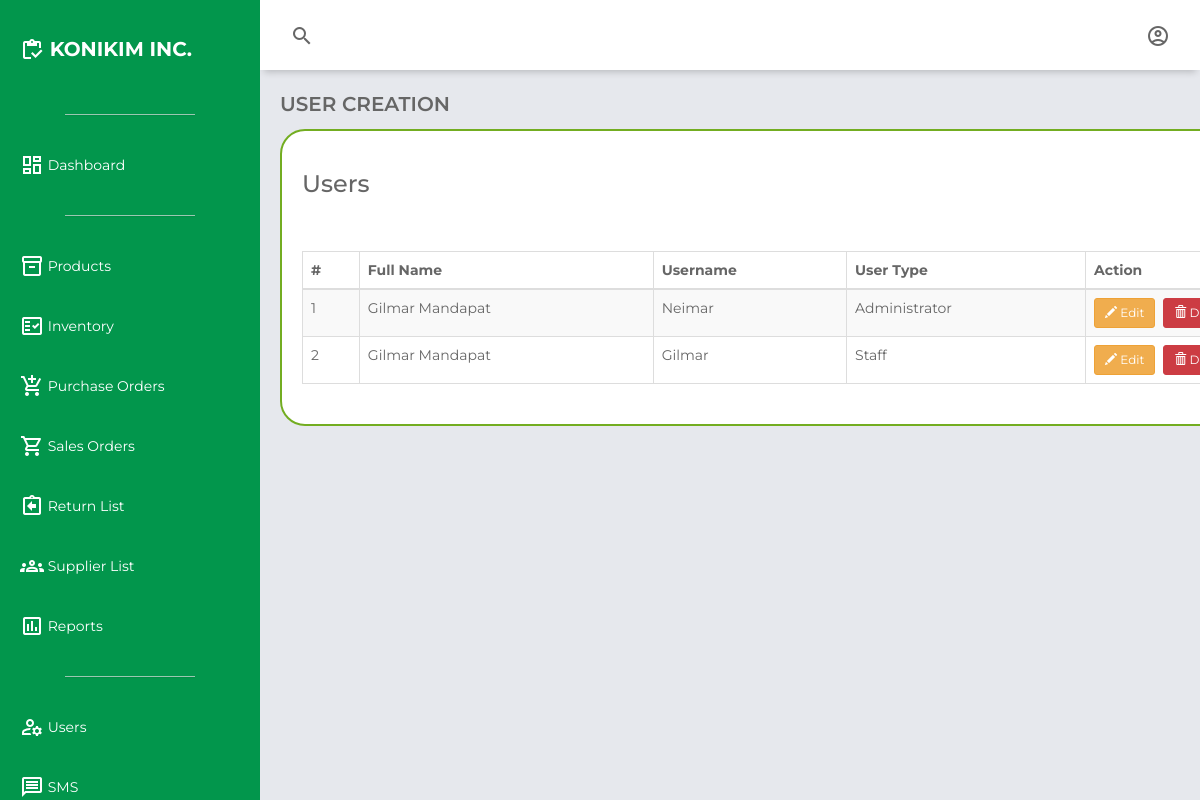
The page /user.php (signed in) on the database its author committed.
### tables this page shows
CREATE TABLE `users` (
  `id` int(11) NOT NULL,
  `firstname` varchar(100) NOT NULL,
  `lastname` varchar(100) NOT NULL,
  `username` varchar(50) NOT NULL,
  `password` varchar(255) NOT NULL,
  `user_type` enum('Administrator','Staff') NOT NULL,
  `created_at` timestamp NOT NULL DEFAULT current_timestamp()
);

### user.php (the view, shortened to what this page needs)
<!DOCTYPE html>
<html lang="en">
<head>
    <link rel="stylesheet" href="https://unpkg.com/boxicons@2.0.7/css/boxicons.min.css">
    <link href="https://maxcdn.bootstrapcdn.com/bootstrap/3.3.0/css/bootstrap.min.css" rel="stylesheet">
    <link href="https://cdn.datatables.net/1.10.25/css/dataTables.bootstrap.min.css" rel="stylesheet">
    <link rel="stylesheet" href="css\dashboard.css">
</head>
<body>
    <div class="grid-container">
        <header class="header">
            <div class="header-left">
                <span class="material-icons-outlined">search</span>
            </div>
            <div class="header-right">
                <span class="material-icons-outlined" id="userIcon">account_circle</span>
            </div>
        </header>
        <aside id="sidebar">
            <div class="sidebar-title">
                <div class="sidebar-brand">
                    <span class="material-icons-outlined">inventory</span> KONIKIM INC.
                </div>
            </div>
            <ul class="sidebar-list">
                <hr class="sidebar-divider hr-sidebar-divider">
                <li class="sidebar-list-item">
                    <a href="dashboard.php" target="_self">
                        <span class="material-icons-outlined">dashboard</span> Dashboard
                    </a>
                </li>
                <hr class="sidebar-divider hr-sidebar-divider">
                <li class="sidebar-list-item">
                    <a href="products.php" target="_self">
                        <span class="material-icons-outlined">inventory_2</span> Products
                    </a>
                </li>
                <li class="sidebar-list-item">
                    <a href="inventory.php" target="_self">
                        <span class="material-icons-outlined">fact_check</span> Inventory
                    </a>
                </li>
                <li class="sidebar-list-item">
                    <a href="purchase_orders.php" target="_self">
                        <span class="material-icons-outlined">add_shopping_cart</span> Purchase Orders
                    </a>
                </li>
                <li class="sidebar-list-item">
                    <a href="sales_orders.php" target="_self">
                        <span class="material-icons-outlined">shopping_cart</span> Sales Orders
                    </a>
                </li>
                <li class="sidebar-list-item">
                    <a href="return_list.php" target="_self">
                        <span class="material-icons-outlined">assignment_return</span> Return List
                    </a>
                </li>
                <li class="sidebar-list-item">
                    <a href="supplier.php" target="_self">
                        <span class="material-icons-outlined">groups</span> Supplier List
                    </a>
                </li>
                <li class="sidebar-list-item">
                    <a href="reports.php" target="_self">
                        <span class="material-icons-outlined">poll</span> Reports
                    </a>
                </li>
                <?php if ($_SESSION['user_type'] == 'Administrator') : ?>
                    <hr class="sidebar-divider hr-sidebar-divider">
                    <li class="sidebar-list-item">
                        <a href="user.php" target="_self">
                            <span class="material-icons-outlined">manage_accounts</span> Users
                        </a>
                    </li>
                    <li class="sidebar-list-item">
                        <a href="sms.php" target="_self">
                            <span class="material-icons-outlined">message</span> SMS
                        </a>
                    </li>
                <?php endif; ?>
            </ul>
        </aside>
        <main class="main-container">
            <div class="main-title">
                <p class="font-weight-bold">USER CREATION</p>
            </div>
            <div class="container" style="font-family: 'Montserrat', sans-serif !important;">
                <div class="row">
                    <div class="col-md-12">
                        <h3>Users</h3>
                    </div>
                </div>
                <div class="row">
                    <div class="col-md-12">
                        <div class="table-responsive">
                            <table class="table table-bordered table-striped">
                                <thead>
                                    <tr>
                                        <th>#</th>
                                        <th>Full Name</th>
                                        <th>Username</th>
                                        <th>User Type</th>
                                        <th>Action</th>
                                    </tr>
                                </thead>
                                <tbody>
                                    <?php
                                    require_once 'db_config.php';
                                    $sql = mysqli_query($conn, "SELECT id, firstname, lastname, username, user_type FROM users");
                                    $count = 1;
                                    while ($row = mysqli_fetch_array($sql)) {
                                    ?>
                                        <tr>
                                            <td><?php echo $count ?></td>
                                            <td><?php echo $row['firstname'] . " " . $row['lastname']; ?></td>
                                            <td><?php echo $row['username']; ?></td>
                                            <td><?php echo $row['user_type']; ?></td>
                                            <td>
                                                <div style="display: flex; align-items: center;">
                                                    <a href="user_edit.php?editid=<?php echo htmlentities($row['id']); ?>" style="margin-right: 8px; position: relative;" class="btn btn-warning btn-sm">
                                                        <span class="glyphicon glyphicon-pencil"></span> Edit
                                                    </a>
                                                    <a href="user.php?delid=<?php echo htmlentities($row['id']); ?>" onClick="return confirm('Do you really want to remove this record?')" class="btn btn-danger btn-sm" style="background-color: #cc3c43; border-color: #cc3c43;">
                                                        <span class="glyphicon glyphicon-trash"></span> Delete
                                                    </a>
                                                </div>
                                            </td>
                                        </tr>
                                    <?php
                                        $count++;
                                    }
                                    ?>
                                </tbody>
                            </table>
                        </div>
                    </div>
                </div>
            </div>
        </main>
    </div>
</body>
</html>

### css/dashboard.css (style rules this page uses)
body { margin: 0; padding: 0; box-sizing: border-box; background-color: #e6e8ed; color: #666666; font-family: "Montserrat", sans-serif !important; }
.material-icons-outlined { vertical-align: middle; line-height: 1px; }
.font-weight-bold { font-weight: 600; }
.grid-container { display: grid; grid-template-columns: 260px 1fr 1fr 1fr; grid-template-rows: 0.2fr 3fr; grid-template-areas: "sidebar header header header" "sidebar main main main"; height: 100vh; }
.header { grid-area: header; height: 70px; background-color: #ffffff; display: flex; align-items: center; justify-content: space-between; padding: 0 30px 0 30px; box-shadow: 0 6px 7px -4px rgba(0, 0, 0, 0.2); }
#sidebar { grid-area: sidebar; height: 100%; background-color: #02964C; color: #ffffff; overflow-y: auto; transition: all 0.5s; -webkit-transition: all 0.5s; }
.hr-sidebar-divider { border-top: 1px solid #ddd; margin: 20px auto; width: 50%; opacity: 0.7; box-shadow: 0 1px 1px rgba(0, 0, 0, 0.1); }
.sidebar-title { display: flex; justify-content: space-between; align-items: center; padding: 20px 20px 20px 20px; margin-bottom: 30px; }
.sidebar-brand { margin-top: 15px; font-size: 20px; font-weight: 700; }
.sidebar-list { padding: 0; margin-top: 15px; list-style-type: none; }
.sidebar-list-item { padding: 20px 20px 20px 20px; }
.sidebar-list-item > a { text-decoration: none; color: #ffffff; }
.main-container { grid-area: main; overflow-y: auto; padding: 20px 20px; }
.container { background-color: #fff; border-radius: 25px; border: 2px solid #73AD21; padding: 20px; }
.main-title { display: flex; justify-content: space-between; }
.main-title > p { font-size: 20px; }

### rows shown on the page
users: firstname "Gilmar", lastname "Mandapat", username "Neimar", user_type "Administrator"
users: firstname "Gilmar", lastname "Mandapat", username "Gilmar", user_type "Staff"
